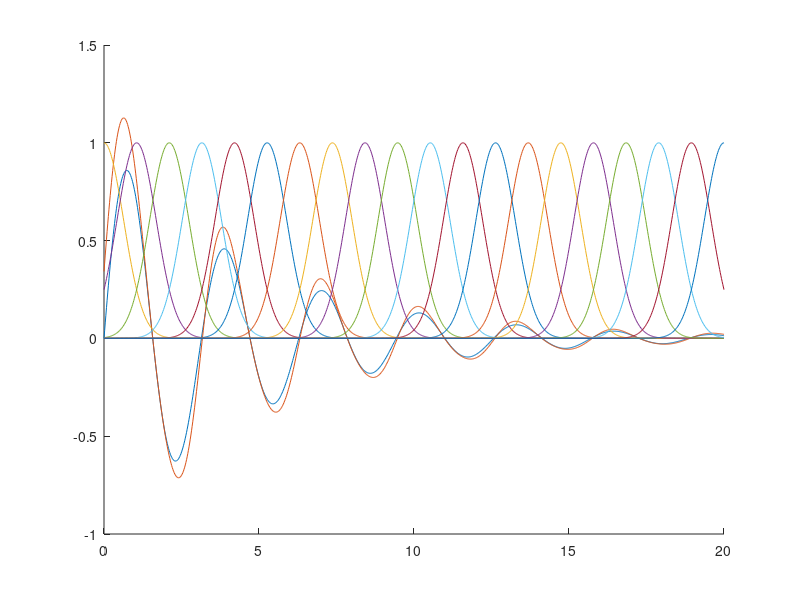

The MATLAB source for this figure:
clear; clc;

Xend = 20;

f = @(x) sin(2*x)./exp(0.2*x);
x = linspace(0, Xend, 1000);

NumOfFuzzySets = 20;
Xp = linspace(0, Xend, NumOfFuzzySets);
DX = Xp(2) - Xp(1);

mf = cell(1, NumOfFuzzySets);
sigma = 0.6*DX;
for i = 1:NumOfFuzzySets
    c = Xp(i);
    mf{i} = @(z) gaussmf(z, [sigma c]);
end

fLin = cell(1, NumOfFuzzySets);
for i = 1:NumOfFuzzySets
    eps = 1e-8;
    df = (f(Xp(i) + eps) - f(Xp(i) - eps)) / (2*eps);
    fLin{i} = @(x) df * (x - Xp(i)) + f(Xp(i));
end

fFuzzy = @(x) fuzzy_eval(x, mf, fLin, NumOfFuzzySets);
function y = fuzzy_eval(x, mf, fLin, NumOfFuzzySets)
    num = 0;
    den = 0;
    for i = 1:NumOfFuzzySets
        num = num + mf{i}(x) .* fLin{i}(x);
        den = den + mf{i}(x);
    end
    y = num ./ den;
end


% Rysowanie funkcji przynależności
figure(1);
hold on;
plot(x, f(x));
plot(x, fFuzzy(x));
for i = 1:NumOfFuzzySets
    plot(x, mf{i}(x));
end
